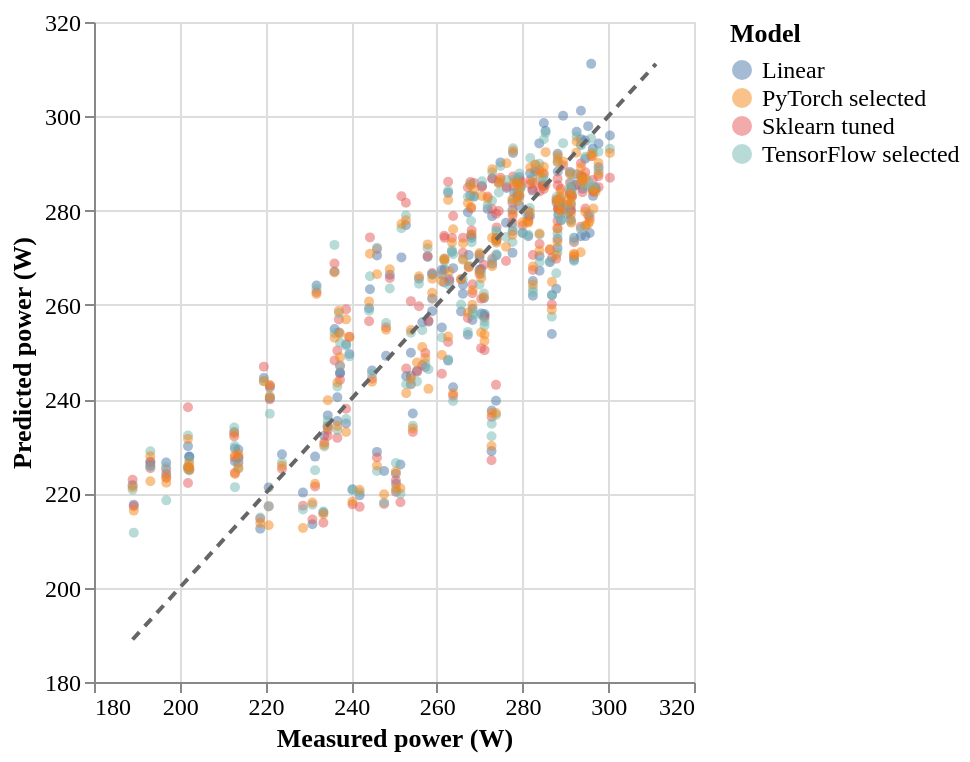

Here is the Vega-Lite specification saved for this chart:
### Vega-Lite specification from a JSON file in a GitHub repository (floating-point values rounded to 4 significant figures; data arrays with more than 128 entries replaced by an {"elided": "..."} marker saying what was removed)
{"config": {"view": {"continuousWidth": 300, "continuousHeight": 300}, "axis": {"labelFontSize": 12, "titleFontSize": 13}, "font": "Times New Roman", "legend": {"labelFontSize": 12, "titleFontSize": 13}}, "layer": [{"data": {"name": "data-fe3d49f3ff6909af7eb6c1fea9b4f63d"}, "mark": {"type": "circle", "opacity": 0.5, "size": 25}, "encoding": {"color": {"field": "model", "title": "Model", "type": "nominal"}, "tooltip": [{"field": "model", "type": "nominal"}, {"field": "day_id", "type": "nominal"}, {"field": "measured", "type": "quantitative"}, {"field": "predicted", "type": "quantitative"}], "x": {"field": "measured", "scale": {"domain": [189.0, 311.1], "zero": false}, "title": "Measured power (W)", "type": "quantitative"}, "y": {"field": "predicted", "scale": {"domain": [189.0, 311.1], "zero": false}, "title": "Predicted power (W)", "type": "quantitative"}}}, {"data": {"name": "data-0c3f87d1a7573e486b3a013f9fb8f5c1"}, "mark": {"type": "line", "color": "#666666", "strokeDash": [5, 4]}, "encoding": {"x": {"field": "measured", "type": "quantitative"}, "y": {"field": "predicted", "type": "quantitative"}}}], "height": 330, "$schema": "https://vega.github.io/schema/vega-lite/v6.4.1.json", "datasets": {"data-fe3d49f3ff6909af7eb6c1fea9b4f63d": {"elided": "720 records"}, "data-0c3f87d1a7573e486b3a013f9fb8f5c1": [{"measured": 189.0, "predicted": 189.0}, {"measured": 311.1, "predicted": 311.1}]}}
